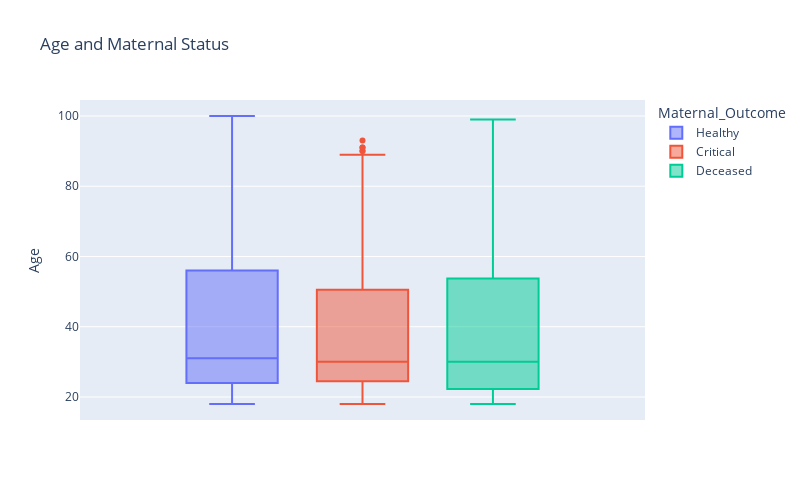

Notebook source saved alongside this figure:
### Code cell
fig = px.box(data, y="Age",color='Maternal_Outcome', title="Age and Maternal Status</b>")
fig.update_layout(width=800, height=500, bargap=0.1)
fig.show()

### Figure 1 — Plotly figure (JSON) as saved in the notebook; plotly's stock layout.template omitted (floating-point values rounded to 4 significant figures; data arrays with more than 128 entries replaced by an {"elided": "..."} marker saying what was removed)
{"data": [{"alignmentgroup": "True", "hovertemplate": "Maternal_Outcome=Healthy<br>Age=%{y}<extra></extra>", "legendgroup": "Healthy", "marker": {"color": "#636efa"}, "name": "Healthy", "notched": false, "offsetgroup": "Healthy", "orientation": "v", "showlegend": true, "type": "box", "x0": " ", "xaxis": "x", "y": {"elided": "761 int values"}, "y0": " ", "yaxis": "y"}, {"alignmentgroup": "True", "hovertemplate": "Maternal_Outcome=Critical<br>Age=%{y}<extra></extra>", "legendgroup": "Critical", "marker": {"color": "#EF553B"}, "name": "Critical", "notched": false, "offsetgroup": "Critical", "orientation": "v", "showlegend": true, "type": "box", "x0": " ", "xaxis": "x", "y": {"elided": "176 int values"}, "y0": " ", "yaxis": "y"}, {"alignmentgroup": "True", "hovertemplate": "Maternal_Outcome=Deceased<br>Age=%{y}<extra></extra>", "legendgroup": "Deceased", "marker": {"color": "#00cc96"}, "name": "Deceased", "notched": false, "offsetgroup": "Deceased", "orientation": "v", "showlegend": true, "type": "box", "x0": " ", "xaxis": "x", "y": [41, 27, 24, 32, 43, 44, 35, 25, 55, 31, 27, 21, 18, 19, 80, 21, 28, 26, 21, 29, 21, 99, 32, 56, 18, 90, 19, 48, 59, 24, 99, 31, 18, 22, 94, 26, 27, 21, 23, 80, 25, 70, 27, 22, 35, 96, 30, 20, 18, 55, 25, 21, 94, 53, 51, 29, 54, 48, 92, 46, 18, 42, 97], "y0": " ", "yaxis": "y"}], "layout": {"bargap": 0.1, "boxmode": "group", "height": 500, "legend": {"title": {"text": "Maternal_Outcome"}, "tracegroupgap": 0}, "title": {"text": "Age and Maternal Status</b>"}, "width": 800, "xaxis": {"anchor": "y", "domain": [0, 1]}, "yaxis": {"anchor": "x", "domain": [0, 1], "title": {"text": "Age"}}}}
